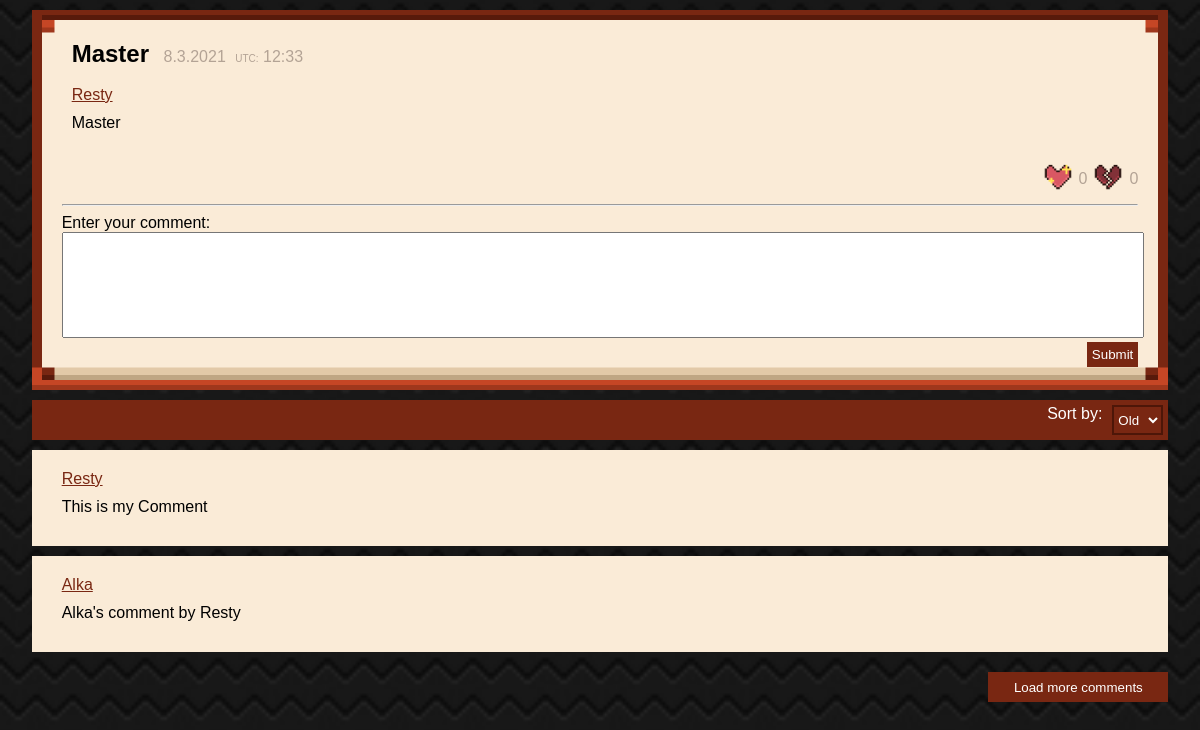
The app's page /team/nick/forum/message/?user=Resty&title=Master with its own data.
### team/models.py (models this page shows, shortened)
class forum(models.Model):
    user = models.CharField(max_length=255, default=' ')
    title = models.CharField(max_length=100, unique=False, blank=False, default='')
    message = models.CharField(max_length=255)
    tags = models.CharField(max_length=255)
    created_at = models.DateTimeField(auto_now_add=True)
    like = models.ManyToManyField(User, related_name='like')
    dislike = models.ManyToManyField(User, related_name='dislike')

class comment(models.Model):
    User = models.CharField(max_length=255, blank=True, unique=False)
    main_post_user = models.CharField(max_length=255, blank=True, unique=False)
    main_post_title = models.CharField(max_length=255, blank=True, unique=False)
    comments = models.CharField(max_length=255, blank=False, unique=False)
    created_at = models.DateTimeField(auto_now_add=True)

### team/views.py (the view, shortened to what this page needs)
# urls.py: path('nick/forum/message/', views.comment_view, name='comment'),
def comment_view(request):
    userget = request.GET.get('user')
    titleget = request.GET.get('title')
    form = commentform()
    if request.POST.get('like'):
        if request.user.is_authenticated:
            obj = get_object_or_404(forum, user=userget, title=titleget)
            obj.like.add(request.user)
        else:
            return redirect(f'/team/nick/login/?next=/team/nick/forum/message/?user={userget}&title={titleget}&reason=like')
    if request.POST.get('dislike'):
        if request.user.is_authenticated:
            obj = get_object_or_404(forum, user=userget, title=titleget)
            obj.dislike.add(request.user)
        else:
            return redirect(f'/team/nick/login/?next=/team/nick/forum/message/?user={userget}&title={titleget}&reason=like')
    if request.POST.get('unlike'):
        if request.user.is_authenticated:
            obj = get_object_or_404(forum, user=userget, title=titleget)
            obj.like.remove(request.user)
        else:
            return redirect(f'/team/nick/login/?next=/team/nick/forum/message/?user={userget}&title={titleget}&reason=like')
    if request.POST.get('undislike'):
        if request.user.is_authenticated:
            obj = get_object_or_404(forum, user=userget, title=titleget)
            obj.dislike.remove(request.user)
        else:
            return redirect(f'/team/nick/login/?next=/team/nick/forum/message/?user={userget}&title={titleget}&reason=like')
    if request.GET.get('user'):
        main_post_data = forum.objects.filter(user=userget, title=titleget)
        comment_data_old = comment.objects.filter(main_post_user=userget, main_post_title=titleget)
        comment_data_new = comment.objects.filter(main_post_user=userget, main_post_title=titleget).order_by('-created_at')
    return render(request, 'nick/comment.html', {'msg': main_post_data, 'comments_old': comment_data_old,'comments_new': comment_data_new , 'form': form})

### team/forms.py
class commentform(forms.ModelForm):
    class Meta:
        model = comment
        fields = ['comments']
        widgets = {
            'comments': forms.Textarea(attrs={'id': 'commentInput'})
        }

### templates/nick/comment.html (shortened to what this page needs)
{% load static %}
<!DOCTYPE html>
<html>
    <head>
        <link rel="stylesheet" href={%  static 'css/nick/comment.css' %}>
    </head>
        <body>
            {% for data in msg %}
            <div class="post">
                <label style="font-size: 24px; padding: 10px; color: rgb(0, 0, 0);"><b>{{ data.title }}</b></label>
                <label id='date' style="color: rgb(179, 163, 149);">{{ data.created_at.day }}.{{ data.created_at.month }}.{{ data.created_at.year }}</label>
                <label style="font-size: 10px;color: rgb(179, 163, 149); padding-left: 5px;">UTC:</label>
                <label id='time' style="color: rgb(179, 163, 149);">{{ data.created_at.hour}}:{{ data.created_at.minute }}</label><br><br>
                <a href='authorprofile' style="float: none; padding: 10px;">{{  data.user }}</a>
                <span>{{ data.message }}</span><br>
                 <label style="float: right; color: rgb(179, 163, 149); margin-top: 10px;">{{ data.dislike.all.count }}</label>
                {% if request.user in data.like.all %}
                    <button id="lb" ><img class="icon" id='dislike' alt="dislike" src={% static 'img/nick/dislike.png' %}  ></button>
                {% else %}
                    {% if request.user in data.dislike.all %}
                        <form action="/team/nick/forum/message/?user={{ data.user }}&title={{ data.title }}" method="POST">
                        {% csrf_token %}
                        <button id="lb" name="undislike" value="undislike"><img class="icon" id='dislike' alt="dislike" type="submit" src={% static 'img/nick/dislike.png' %}  ></button>
                        </form>
                    {% else %}
                        <form action="/team/nick/forum/message/?user={{ data.user }}&title={{ data.title }}" method="POST">
                        <button id="lb" name="dislike" value="dislike"><img class="icon" id='dislike' alt="dislike" type="submit" src={% static 'img/nick/dislike.png' %}  ></button>
                        </form>
                    {% endif %}
                {% endif %}
                <label style="float: right; color: rgb(179, 163, 149); margin-top: 10px;">{{ data.like.all.count }}</label>
                {% if request.user in data.dislike.all %}
                    <button id="lb"><img class="icon" id='simplike' alt="like" src={% static 'img/nick/simplike.png' %}></button>
                {% else %}
                    {% if request.user in data.like.all %}
                        <form action="/team/nick/forum/message/?user={{ data.user }}&title={{ data.title }}" method="POST">
                        {% csrf_token %}
                        <button id="lb" name="unlike" value="unlike"><img class="icon" id='simplike' alt="like" src={% static 'img/nick/simplike.png' %} ></button>
                        </form>
                    {% else %}
                        <form action="/team/nick/forum/message/?user={{ data.user }}&title={{ data.title }}" method="POST">
                        <button id="lb" name="like" value="like"><img class="icon" id='simplike' alt="like" src={% static 'img/nick/simplike.png' %} ></button>
                        </form>
                    {% endif %}
                {% endif %}
                <br><br>
                <hr>
                <form method="POST" action="">
                <div id='enterComment'>
                    <label>Enter your comment:</label><br>
                    {{ form.comments }}<br>
                    <button type="submit" style="float: right;">Submit</button><br>
                </div>
                </form>
            </div>
            {% endfor %}
            <div id='filter'>
                <select id='sortList'>
                    <option id='old' value="old">Old</option>
                </select>
                    <label style="float: right; margin-right: 10px;">Sort by:</label>
            </div>
            <div class='oldCom'>
            {% for comment in comments_old %}
            <div id='comment'>
                <a href='/team/nick/forum/profile?user={{ comment.User }}' style=" float: left;margin-left:10px;">{{ comment.User }}</a><br>
                <span>{{ comment.comments }}</span>
            </div>
            {% endfor %}
            </div>
            <button id='loadMore'>Load more comments</button>
        </body>
</html>

### team/static/css/nick/comment.css (style rules this page uses)
.icon { width: 30px; height: 30px; }
#lb { width: 0px; height: 0px; border: none; background: #faebd7; float: right; margin-right: 30px; }
#loadMore { float: right; background-color:rgb(121, 39, 18); color: white; cursor: pointer; width: 180px; height: 30px; border: none; margin-top: 20px; margin-right: 2%; }
select#sortList { float: right; border: 2px rgb(77, 22, 8) solid; background-color: rgb(121, 39, 18); border-radius: 0px; color: white; height: 30px; outline: none; }
#filter { background-color:rgb(121, 39, 18); color: white; padding: 5px; margin-top: 10px; margin-left: 2%; margin-right: 2%; width: auto; height: 30px; }
#comment { background-color:#faebd7; padding: 20px; margin-top: 10px; margin-left: 2%; margin-right: 2%; width: auto; height: max-content; }
#enterComment { background-color:#faebd7; width: auto; height: max-content; }
#commentInput { resize: none; width: 100%; height: 100px; }
body { background-image: url("../../img/nick/patterndark.png"); background-size: 2000px; background-repeat: inherit; font-family: 'Gill Sans', 'Gill Sans MT', Calibri, 'Trebuchet MS', sans-serif; }
span { display: block; word-wrap: break-word; font-size: 16px; padding: 10px; }
button[type = submit] { background-color: rgb(121, 39, 18); border: none; padding: 5px; text-decoration: none; color: white; cursor: pointer; }
a { float: right; color: rgb(121, 39, 18); }
.post { background-color:#faebd7; border: 30px solid transparent; border-image: url('../../img/nick/darkthiccborder.png') 20% round; margin-left: 2%; margin-right: 2%; margin-top: 10px; width: auto; height: max-content; }

### records on screen
forum: title "Master", created_at.day "8", created_at.month "3", created_at.year "2021", created_at.hour "12", created_at.minute "33", user "Resty", message "Master", dislike.all.count "0", like.all.count "0"
comment: User "Resty", comments "This is my Comment"
comment: User "Alka", comments "Alka's comment by Resty"
